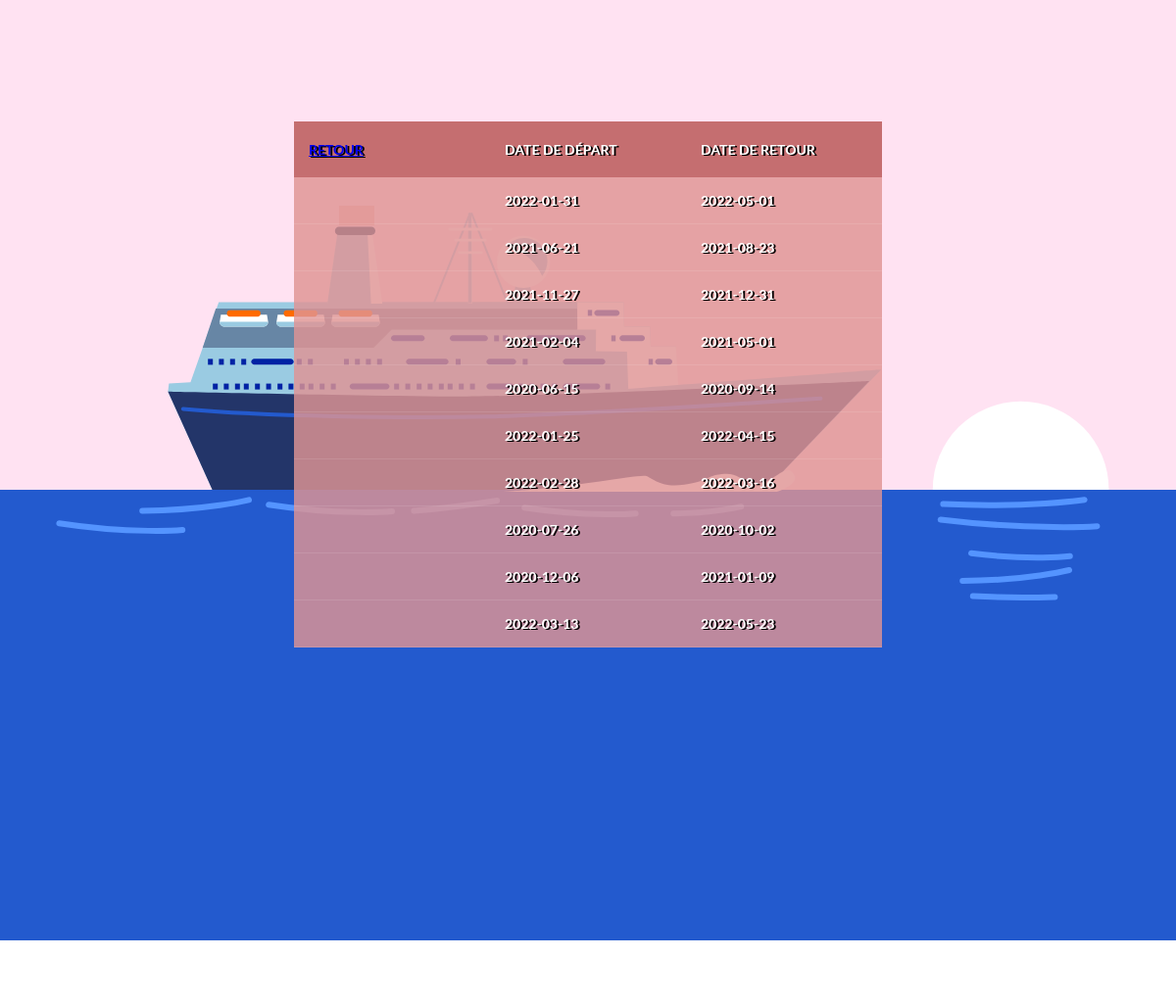
The app's page /PHP/html/Reservations/reservationList.php with its own data.
### tables this page shows
CREATE TABLE Reservations(
	id_reservation INTEGER not null,
	date_debut DATE not null,
	date_fin DATE not null CHECK (date_fin > date_debut),
	h_reservation TIME not null,

	id_client INTEGER,

	CONSTRAINT pk_reservation primary key (id_reservation)

	CONSTRAINT fk_reservation
	FOREIGN KEY (id_client) REFERENCES Clients(id_client)

);

### PHP/html/Reservations/reservationList.php (the view, shortened to what this page needs)
<?php
    $pdo = new PDO('sqlite:../database/Projet_Croisiere.db');
    $statement = $pdo->query("SELECT * FROM Reservations");
?>
<!DOCTYPE html>
<html>
<head>
    <link rel="stylesheet" href="../../css/tables.css">
</head>
<body>
<div style="width:device-width; margin-top: -20%;">
</div>
    <h1>Liste réservation</h1>
    <div class="tbl-header">
        <table cellpadding="0" cellspacing="0" border="0">
				<tr>
                <th><a href="http://localhost:1234/html/main.html">Retour</a></th>
					<th>Date de départ</th>
					<th>Date de retour</th>
                </tr>
				<?php
					while($rows = $statement->fetch(PDO::FETCH_ASSOC)){
				?>
				<tr>
                    <td></td>
					<td><?php echo $rows['date_debut']?></td>
					<td><?php echo $rows['date_fin']?></td>
				</tr>
				<?php
					}
				?>
		</table>
    </div>
</body>
</html>

### PHP/css/tables.css (style rules this page uses)
* { margin: 0; padding: 0; font-family: 'lato'; }
h1 { font-size: 30px; color: #fff; text-transform: uppercase; font-weight: 300; text-align: center; margin-bottom: 15px; }
table { width: 50%; table-layout: fixed; position: absolute; top: 10%; left: 25%; }
.tbl-header { background-color: rgba(255,255,255,0.3); }
th { padding: 20px 15px; text-align: left; font-weight: 700; font-size: 14px; color: #fff; text-shadow: 2px 1px #000000; text-transform: uppercase; background-color:rgb(185 85 85 / 82%); }
td { padding: 15px; text-align: left; vertical-align: middle; font-weight: 700; font-size: 14px; color: #fff; text-shadow: 2px 1px #000000; border-bottom: solid 1px rgba(255,255,255,0.1); background-color: rgb(224 148 148 / 82%); }
.ship { background-color: #ffe2f2; }

### records on screen
reservations: date_debut "2022-01-31", date_fin "2022-05-01"
reservations: date_debut "2021-06-21", date_fin "2021-08-23"
reservations: date_debut "2021-11-27", date_fin "2021-12-31"
reservations: date_debut "2021-02-04", date_fin "2021-05-01"
reservations: date_debut "2020-06-15", date_fin "2020-09-14"
reservations: date_debut "2022-01-25", date_fin "2022-04-15"
reservations: date_debut "2022-02-28", date_fin "2022-03-16"
reservations: date_debut "2020-07-26", date_fin "2020-10-02"
reservations: date_debut "2020-12-06", date_fin "2021-01-09"
reservations: date_debut "2022-03-13", date_fin "2022-05-23"
